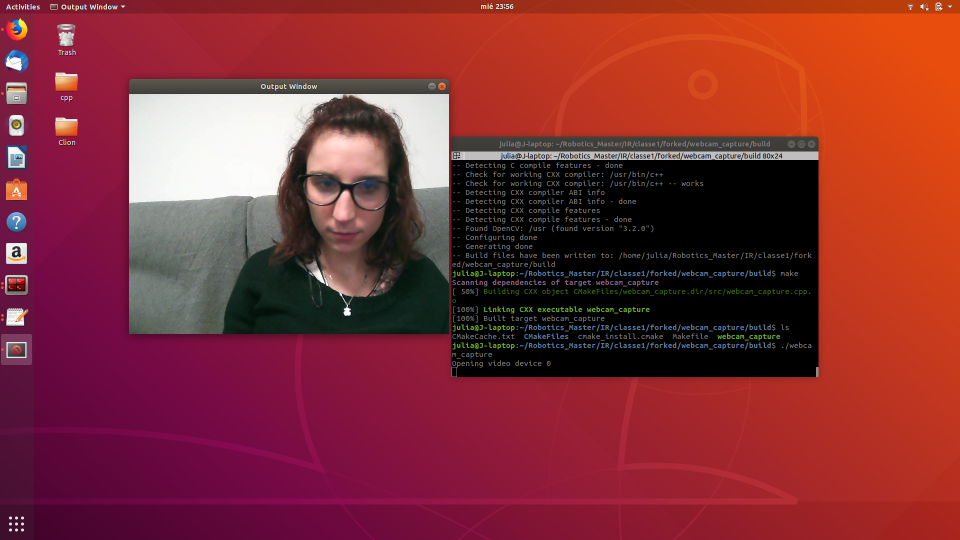
//> input picture image.png, 1920 x 1080 px, given in place of the camera (shown at 1/2 size)
$ ./webcam_capture 3   (built with g++ and OpenCV 4)
//> lines starting //> are read from the running program, lines starting //| are printed output that depends on the picture; after the words box and inside, x2 and y2 are one past the last pixel; in counts of white or black regions, pixels touching at a corner belong together
//> further down, image is the input picture: 1080 rows x 1920 cols, CV_8UC3; mean B, G, R 53.7, 48.7, 129

//opencv
#include "opencv2/opencv.hpp"
#include <opencv2/imgproc/imgproc.hpp>
#include <opencv2/core/core.hpp>
#include <opencv2/highgui/highgui.hpp>
//std
#include <iostream>
#include <cstdlib>

//main

void obtain_intensity(cv::Mat* img){
  // get intensity of the central pixel. Ordered as BGR
  cv::Vec3b pixel_intensity = img->at<cv::Vec3b>((img->rows)/2, (img->cols)/2);
//> pixel_intensity = [0, 0, 0]
  std::cout << "RGB: " 	<< (unsigned int)pixel_intensity[2] << ","
              << (unsigned int)pixel_intensity[1] << ","
              << (unsigned int)pixel_intensity[0] << std::endl;
//| RGB: 0,0,0
}

cv::Mat draw_blue_point(cv::Mat image){
  cv::Mat img;
  image.copyTo(img);
  //ordered as BGR
  cv::Vec3b pixel_intensity = img.at<cv::Vec3b>(img.rows/2, img.cols/2);
//> pixel_intensity = [0, 0, 0]
  pixel_intensity[0] = 255;
//> pixel_intensity = [255, 0, 0]
  pixel_intensity[1] = 0;
  pixel_intensity[2] = 0;
  img.at<cv::Vec3b>(img.rows/2, img.cols/2) = pixel_intensity;
//> img: 1080 rows x 1920 cols, CV_8UC3; 1 pixels changed, all inside (x1, y1, x2, y2) = (960, 540, 961, 541)

  return img;

}

cv::Mat green_rectangle(cv::Mat image,int width,int height){
//> called with width = 200, height = 400
  cv::Mat img;
  image.copyTo(img);
  int x = img.cols/2;
//> x = 960
  int y = img.rows/2;
//> y = 540
  cv::Point pt1(x - width/2, y - height/2);// and its bottom right corner.
//> pt1 = Point(860, 340)
  cv::Point pt2(x + width/2, y + height/2);// These two calls... //RGB
//> pt2 = Point(1060, 740)
  cv::rectangle(img, pt1, pt2, cv::Scalar(0, 255, 0),-1); //cv::imshow("Output Window", img);
//> img: 1080 rows x 1920 cols, CV_8UC3; 3.89% of pixels changed, all inside (x1, y1, x2, y2) = (860, 340, 1061, 741)

  return img;

}


cv::Mat convert_gray(cv::Mat image, int width, int height){
//> called with width = 200, height = 400
  cv::Mat img;
  image.copyTo(img);
  int x= img.cols/2 -width/2;
//> x = 860
  int y= img.rows/2 - height/2;
//> y = 340
  cv::Mat tmp;
  cv::Rect rect(x, y, width, height); //defining the rectangle where roi will be placed
//> rect = Rect(860, 340, 200, 400)
  //cv::Mat roi(mask, rect); //defining region of interest
  cv::cvtColor(img,tmp, CV_BGR2GRAY);
  cv::cvtColor(tmp,tmp, CV_GRAY2BGR);
//> tmp: 1080 rows x 1920 cols, CV_8UC3
  cv::rectangle(tmp, rect, cv::Scalar(0, 255, 0));  //rectangle(imageORBmask, 10, 10, 255, int thickness=1, int lineType=8, int shift=0)¶ //drawing green rectangle
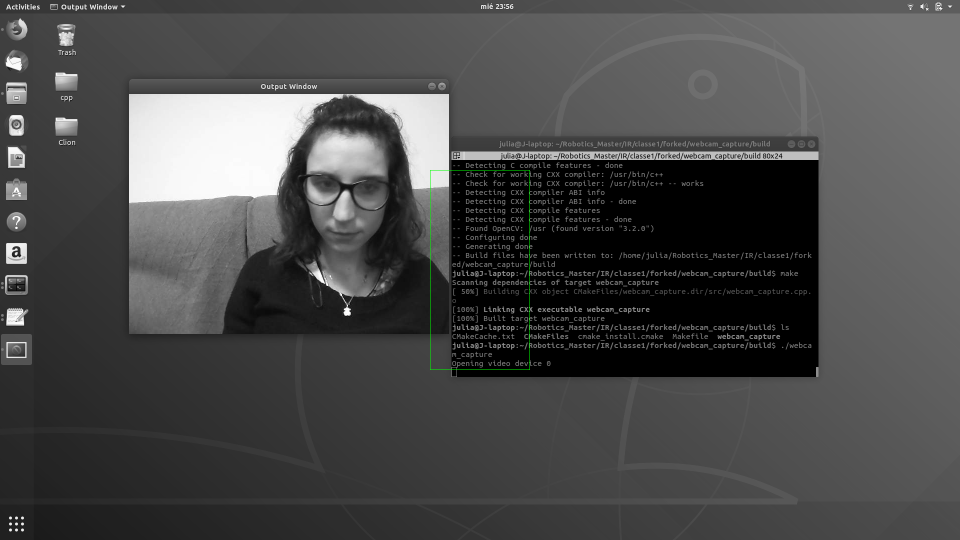
//> tmp: 1080 rows x 1920 cols, CV_8UC3 (shown at 1/2 size); mean B, G, R 73.2, 73.4, 73.2
  cv::Rect roi(x,  y, width, height);
//> roi = Rect(860, 340, 200, 400)
  tmp(roi).copyTo(img(roi));
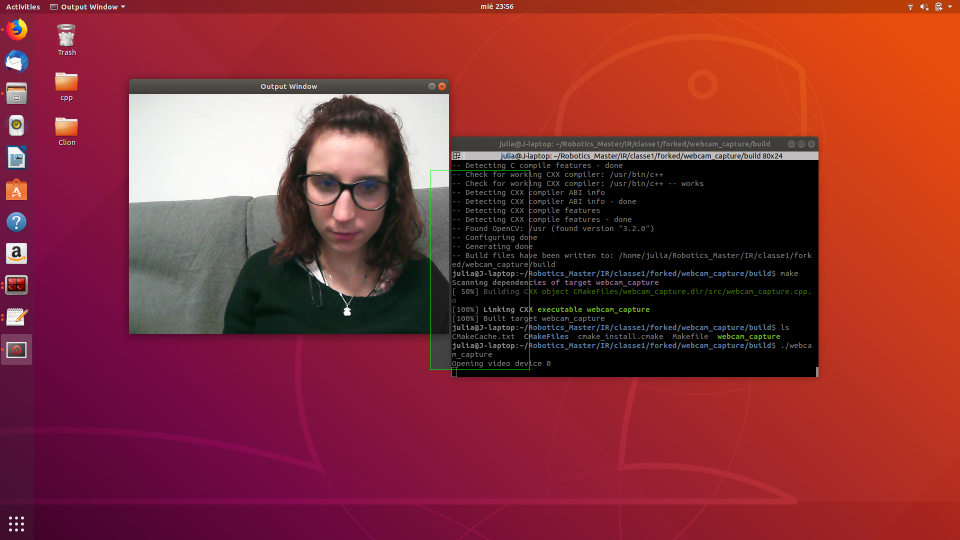
//> img: 1080 rows x 1920 cols, CV_8UC3 (shown at 1/2 size); 1.69% of pixels changed, all inside (x1, y1, x2, y2) = (860, 340, 1060, 740)

  return img;
}


cv::Mat inversion (cv::Mat image,int width, int height){
//> called with width = 200, height = 400
  cv::Mat img;
  image.copyTo(img);
  int x= img.cols/2 -width/2;
  int y= img.rows/2 - height/2;
  cv::Mat roi = img(cv::Rect(x,y,width,height));
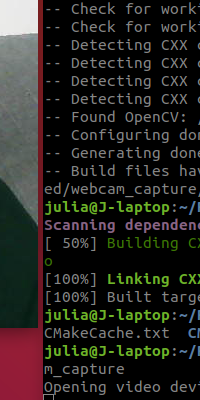
//> roi: 400 rows x 200 cols, CV_8UC3; mean B, G, R 28.9, 31.9, 34.5
  roi =  cv::Scalar::all(255) - roi;
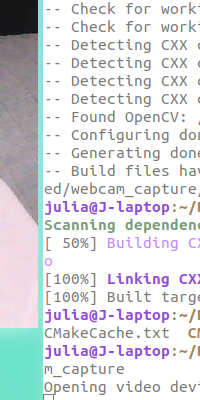
//> roi: 400 rows x 200 cols, CV_8UC3; mean B, G, R 226.1, 223.1, 220.5
  //std::cout << "roi" << roi;
  return img;
}

cv::Mat blue_filtering(cv::Mat image,int width, int height){
//> called with width = 200, height = 400
  cv::Mat img;
  image.copyTo(img);
  cv::Mat img_output;
  int x= img.cols/2 -width/2;
  int y= img.rows/2 - height/2;
  cv::Scalar low_blue = cv::Scalar(180,84,0);
  cv::Scalar high_blue = cv::Scalar(255,181,175);
  cv::Mat maskBGR;
  cv::Mat roi = img(cv::Rect(x,y,width,height));
  cv::inRange(img, low_blue, high_blue, maskBGR);
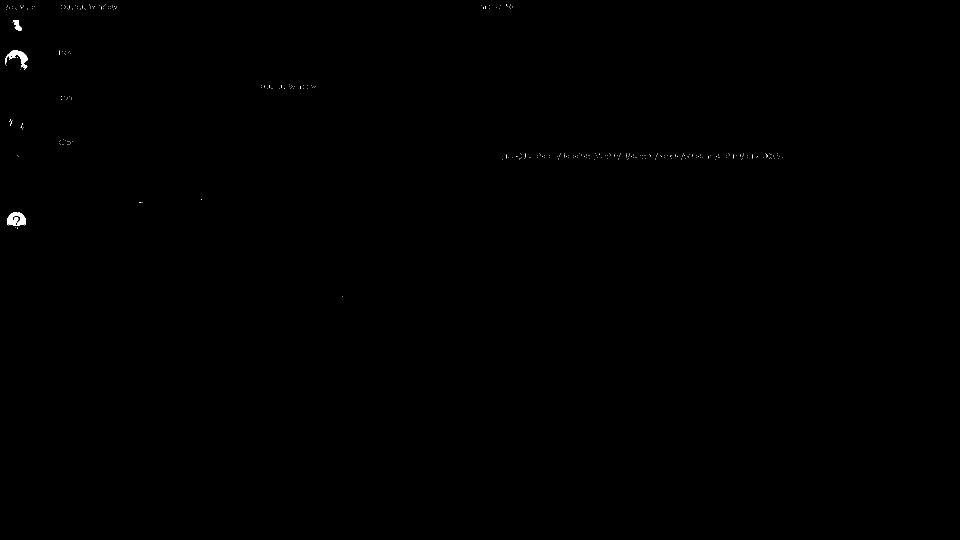
//> maskBGR: 1080 rows x 1920 cols, CV_8UC1 (shown at 1/2 size); 0.1% white; 318 white regions (315 under 20 px), largest, box (x1, y1, x2, y2) and area: (14, 424, 52, 451) 687, (11, 100, 55, 139) 615, (25, 40, 43, 62) 196
  cv::bitwise_and(img,img,img_output, maskBGR);
  //img_output(roi).copyTo(img(roi)); //doesn't work!!
  return img_output;
}

cv::Mat red_filtering(cv::Mat image,int width, int height){
//> called with width = 200, height = 400
  cv::Mat img;
  image.copyTo(img);
  cv::Mat img_output;
  int x= img.cols/2 -width/2;
  int y= img.rows/2 - height/2;
  cv::Scalar low_red = cv::Scalar(58,39,114);
  cv::Scalar high_red = cv::Scalar(189,115,230);
  cv::Mat maskBGR;
  cv::Mat roi = img(cv::Rect(x,y,width,height));
  cv::inRange(img, low_red, high_red, maskBGR);
//> maskBGR: 1080 rows x 1920 cols, CV_8UC1; 1.1% white; 1660 white regions (1602 under 20 px), largest, box (x1, y1, x2, y2) and area: (618, 379, 762, 466) 4248, (640, 509, 747, 593) 3974, (2, 668, 64, 730) 2485
  cv::bitwise_and(img, img, img_output, maskBGR);
  return img_output;

}
cv::Mat green_filtering(cv::Mat image ,int width, int height){
//> called with width = 200, height = 400
  cv::Mat img;
  image.copyTo(img);
  cv::Mat img_output;
  int x= img.cols/2 -width/2;
  int y= img.rows/2 - height/2;
  cv::Scalar low_green = cv::Scalar(29,107,66);
  cv::Scalar high_green = cv::Scalar(163,236,210);
  cv::Mat maskBGR;
  cv::Mat roi = img(cv::Rect(x,y,width,height));
  cv::inRange(img, low_green, high_green, maskBGR);
//> maskBGR: 1080 rows x 1920 cols, CV_8UC1; 4% white; 2488 white regions (2148 under 20 px), largest, box (x1, y1, x2, y2) and area: (258, 379, 563, 668) 48219, (824, 374, 898, 468) 4428, (614, 259, 771, 368) 4244
  cv::bitwise_and(img, img, img_output, maskBGR);
  return img_output;

}

int main(int argc, char *argv[])
{
  cv::VideoCapture camera; //OpenCV video capture object
  cv::Mat image; //OpenCV image object
	int cam_id; //camera id . Associated to device number in /dev/videoX
	int user_key; //user pressed key to quit
	cv::Vec3b pixel_intensity; //pixel RGB intensity
	//check user args
	switch(argc)
	{
		case 1: //no argument provided, so try /dev/video0
			cam_id = 0;
			break;
		case 2: //an argument is provided. Get it and set cam_id
			cam_id = atoi(argv[1]);
			break;
		default:
			std::cout << "Invalid number of arguments. Call program as: webcam_capture [video_device_id]. " << std::endl;
			std::cout << "EXIT program." << std::endl;
			break;
	}

	//advertising to the user
	std::cout << "Opening video device " << cam_id << std::endl;

    //open the video stream and make sure it's opened
    if( !camera.open(cam_id) )
	{
        std::cout << "Error opening the camera. May be invalid device id. EXIT program." << std::endl;
        return -1;
    }

    //capture loop. Out of user press a key
    while(1)
	{
		//Read image and check it. Blocking call up to a new image arrives from camera.
        if(!camera.read(image))
		{
            std::cout << "No frame" << std::endl;
            cv::waitKey();
        }


//Change an area around the central pixel to produce some visual effect,
//such as color inversion, color filtering, or other effect you imagine.
int width = 200;
int height= 400;
obtain_intensity(&image);
cv::Mat blue_point = draw_blue_point(image);
cv::Mat green_rect = green_rectangle(image,width,height);
cv::Mat greyMat = convert_gray(image, width,height);
cv::Mat inv =inversion(image,width,height);


//Adding color filtering.
cv::Mat bluefiltering = blue_filtering(image,width,height);
cv::Mat redfiltering = red_filtering(image,width,height);
cv::Mat greenfiltering =green_filtering(image,width,height);


//***********Showing different images created *************//

cv::Mat Output1;
cv::Mat Output2;

cv::Mat matArray[3] = {image,greyMat,inv};
cv::hconcat(matArray,3,Output1);
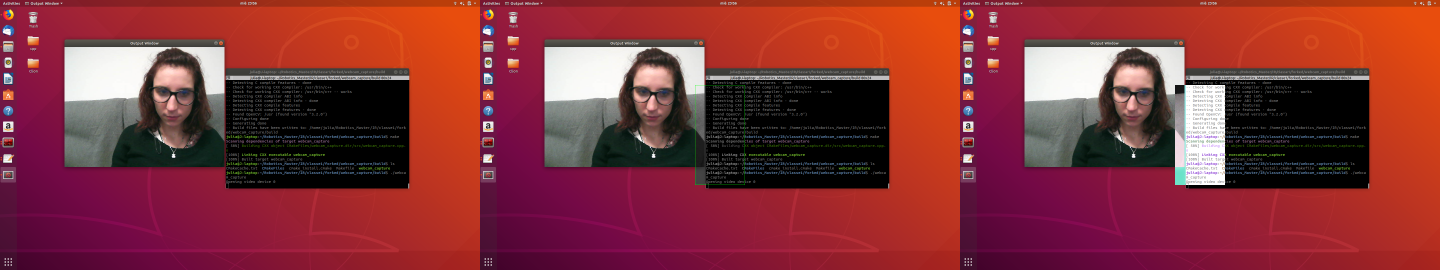
//> Output1: 1080 rows x 5760 cols, CV_8UC3 (shown at 1/4 size); mean B, G, R 56.3, 51.2, 131.4
cv::Mat matArray2[3] = {bluefiltering,redfiltering,greenfiltering};
cv::hconcat(matArray2,3,Output2);
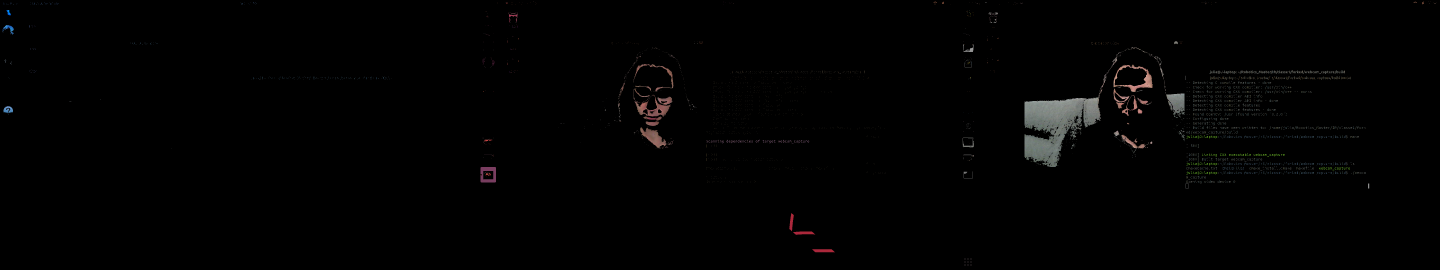
//> Output2: 1080 rows x 5760 cols, CV_8UC3 (shown at 1/4 size); mean B, G, R 2, 2, 2.2
cv::imshow("Rectangles: green, grey, inv", Output1);
cv::imshow("Filtering (BGR): blue, red, green", Output2);


		//Waits 30 millisecond to check if 'q' key has been pressed. If so, breaks the loop. Otherwise continues.
    	if( (unsigned char)(cv::waitKey(30) & 0xff) == 'q' ) break;
//> the 'q' key is pressed
    }
}
